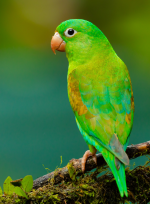
#> input picture capstone/example.jpg, 150 x 204 px
$ python practice_week1.py
#> lines starting #> are read from the running program, lines starting #| are printed output that depends on the picture
from PIL import Image
im = Image.open("example.jpg")
#> im is the input picture: PIL image 150x204 RGB; mean R, G, B 70.3, 115.4, 42
new_im = im.resize((640, 480))
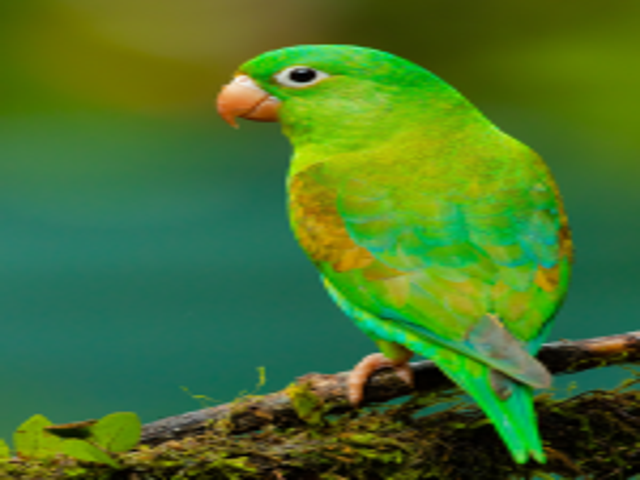
#> new_im: PIL image 640x480 RGB; mean R, G, B 70.3, 115.4, 42
new_im.save("example_resized.jpg")
im.rotate(180).resize((640, 480)).save("flipped_and_resized.jpg")
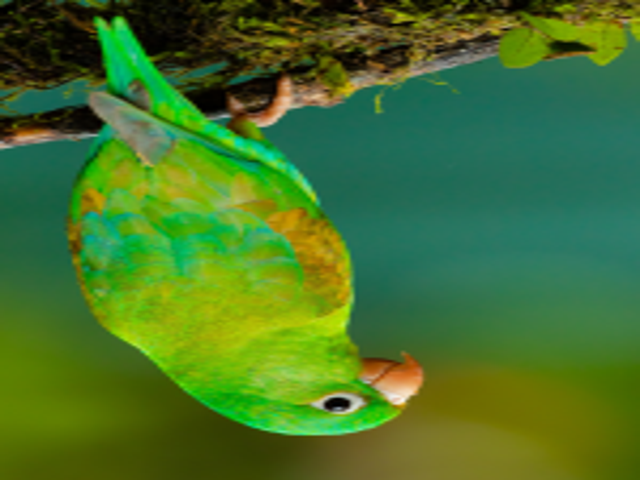
#> saved as flipped_and_resized.jpg: PIL image 640x480 RGB; mean R, G, B 70.3, 115.4, 42
